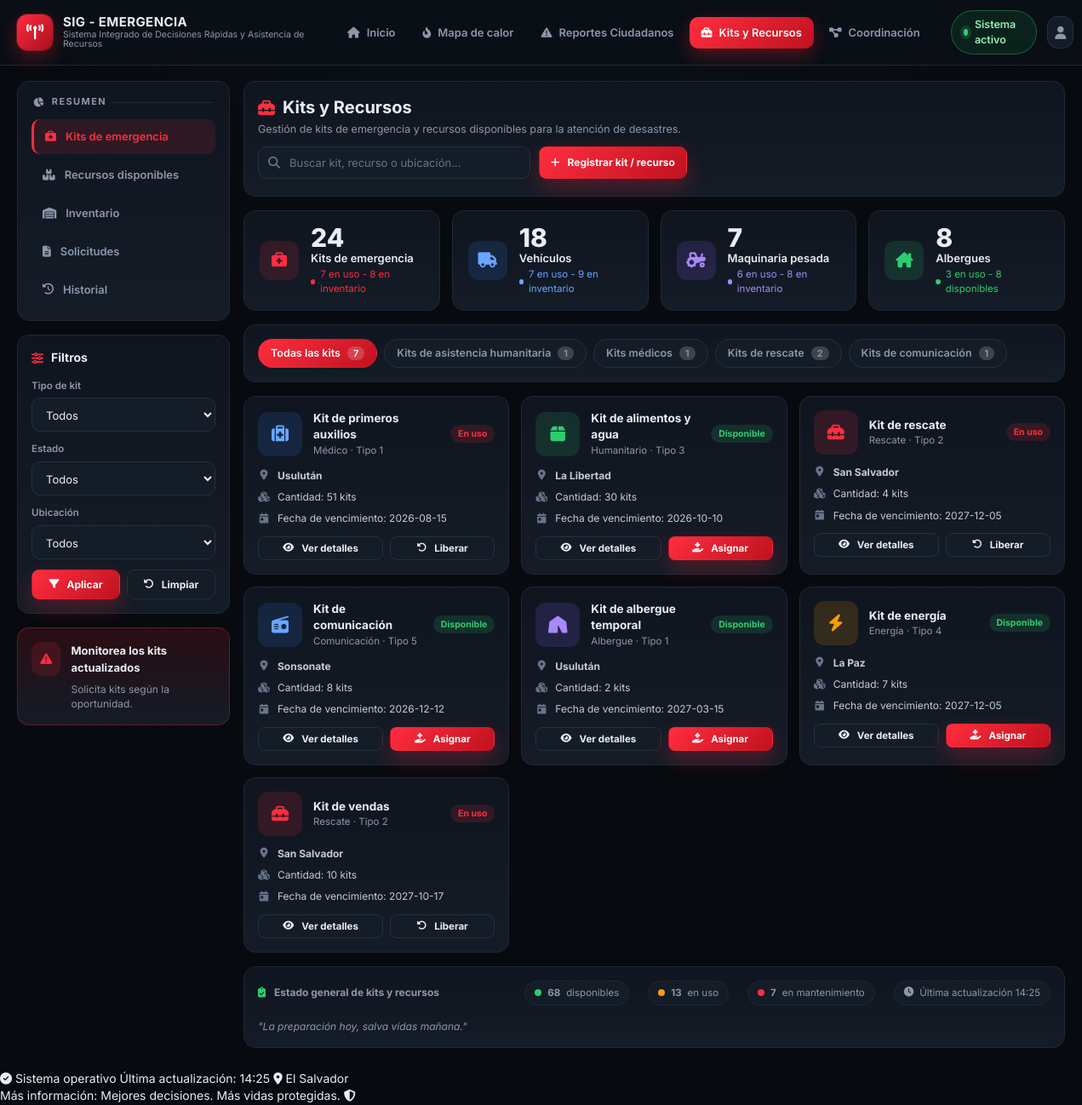
The app's page /recursos.php with its own data.
### tables this page shows
CREATE TABLE kits (
        id INTEGER PRIMARY KEY AUTOINCREMENT,
        nombre TEXT NOT NULL,
        categoria TEXT NOT NULL,
        tipo TEXT NOT NULL,
        estado TEXT NOT NULL,
        ubicacion TEXT NOT NULL,
        cantidad TEXT NOT NULL,
        vencimiento TEXT NOT NULL,
        icon TEXT NOT NULL,
        color TEXT NOT NULL DEFAULT 'blue'
    );

### includes/db.php (called while the page is built, shortened)
<?php
require_once __DIR__ . '/config.php';
function db() {
    static $pdo = null;
    if ($pdo === null) {
        $file = db_file();
        $pdo = new PDO('sqlite:' . $file);
        $pdo->setAttribute(PDO::ATTR_ERRMODE, PDO::ERRMODE_EXCEPTION);
        $pdo->setAttribute(PDO::ATTR_DEFAULT_FETCH_MODE, PDO::FETCH_ASSOC);
    }
    return $pdo;
}
function conteo_kits() {
    $pdo = db();
    $rows = $pdo->query("SELECT categoria, COUNT(*) AS n FROM kits GROUP BY categoria")->fetchAll();
    $out = ['total' => 0];
    foreach ($rows as $r) {
        $out[$r['categoria']] = (int) $r['n'];
        $out['total'] += (int) $r['n'];
    }
    return $out;
}

### includes/data.php (called while the page is built, shortened)
<?php
require_once __DIR__ . '/config.php';
$APP = [
    'nombre' => env('APP_NAME', 'SIG - EMERGENCIA'),
    'subtitulo' => env('APP_SUBTITLE', 'Sistema Integrado de Decisiones Rápidas y Asistencia de Recursos'),
    'ultima_actualizacion' => env('APP_UPDATED_AT', '14:25'),
    'pais' => env('APP_COUNTRY', 'El Salvador'),
];
try {
    require_once __DIR__ . '/db.php';
    $pdo = db();
    $KITS = $pdo->query("SELECT id, nombre AS n, categoria AS cat, tipo, estado AS disp, ubicacion AS loc, cantidad AS cant, vencimiento AS fecha, icon, color FROM kits ORDER BY id")->fetchAll();
} catch (Throwable $e) {
}

### includes/config.php (called while the page is built, shortened)
<?php
function project_root() {
    return dirname(__DIR__);
}
function env_load() {
    static $loaded = false;
    if ($loaded) {
        return;
    }
    $loaded = true;
    $file = project_root() . '/.env';
    foreach (file($file, FILE_IGNORE_NEW_LINES | FILE_SKIP_EMPTY_LINES) as $line) {
        $line = trim($line);
        if ($line === '' || $line[0] === '#') {
            continue;
        }
        $pos = strpos($line, '=');
        $key = trim(substr($line, 0, $pos));
        $val = trim(substr($line, $pos + 1));
        $len = strlen($val);
        if ($len >= 2 && $val[0] === '"' && $val[$len - 1] === '"') {
            $val = substr($val, 1, -1);
        } elseif ($len >= 2 && $val[0] === "'" && $val[$len - 1] === "'") {
            $val = substr($val, 1, -1);
        }
    }
}
function env($key, $default = null) {
    if (array_key_exists($key, $_ENV)) {
        return $_ENV[$key];
    }
    $v = getenv($key);
    return $v === false ? $default : $v;
}

### recursos.php (the view, shortened to what this page needs)
<?php
require_once __DIR__ . '/includes/data.php';
$f_tipo = $_GET['tipo'] ?? 'Todos';
$f_estado = $_GET['estado'] ?? 'Todos';
$f_ubi = $_GET['ubicacion'] ?? 'Todos';
$KITS_FILTRADOS = array_values(array_filter($KITS, function ($k) use ($f_tipo, $f_estado, $f_ubi) {
    if ($f_tipo !== 'Todos' && ($k['cat'] ?? '') !== $f_tipo) {
        return false;
    }
    if ($f_estado !== 'Todos' && ($k['disp'] ?? '') !== $f_estado) {
        return false;
    }
    if ($f_ubi !== 'Todos' && ($k['loc'] ?? '') !== $f_ubi) {
        return false;
    }
    return true;
}));
$resumen_kits = [
  ['valor' => '24', 'label' => 'Kits de emergencia', 'sub' => '7 en uso - 8 en inventario', 'icon' => 'fa-briefcase-medical', 'color' => 'red'],
  ['valor' => '18', 'label' => 'Vehículos',          'sub' => '7 en uso - 9 en inventario', 'icon' => 'fa-truck', 'color' => 'blue'],
  ['valor' => '7',  'label' => 'Maquinaria pesada',  'sub' => '6 en uso - 8 en inventario', 'icon' => 'fa-tractor', 'color' => 'purple'],
  ['valor' => '8',  'label' => 'Albergues',          'sub' => '3 en uso - 8 disponibles',    'icon' => 'fa-house-chimney', 'color' => 'green'],
];
try {
    $ck = conteo_kits();
} catch (Throwable $e) {
    $ck = ['total' => 0];
}
$kits_tabs = [
    ['label' => 'Todas las kits', 'cat' => 'todas', 'n' => $ck['total'] ?? 0],
    ['label' => 'Kits de asistencia humanitaria', 'cat' => 'Humanitario', 'n' => $ck['Humanitario'] ?? 0],
    ['label' => 'Kits médicos', 'cat' => 'Médico', 'n' => $ck['Médico'] ?? 0],
    ['label' => 'Kits de rescate', 'cat' => 'Rescate', 'n' => $ck['Rescate'] ?? 0],
    ['label' => 'Kits de comunicación', 'cat' => 'Comunicación', 'n' => $ck['Comunicación'] ?? 0],
];
require __DIR__ . '/includes/header.php';
function kit_badge($disp) {
    return ['Disponible' => 'disp', 'En uso' => 'uso', 'Mantenimiento' => 'revision'][$disp] ?? 'disp';
}
?>
<div class="grid" style="grid-template-columns:250px 1fr;">
  <aside class="stack">
    <div class="panel">
      <div class="section-label" style="margin-top:0"><i class="fa-solid fa-chart-pie"></i> Resumen</div>
      <div class="side-nav">
        <a class="is-active" href="recursos.php"><i class="fa-solid fa-briefcase-medical"></i> Kits de emergencia</a>
        <a href="recursos.php?estado=Disponible"><i class="fa-solid fa-boxes-stacked"></i> Recursos disponibles</a>
        <a href="recursos.php"><i class="fa-solid fa-warehouse"></i> Inventario</a>
        <a href="recursos.php?estado=En+uso"><i class="fa-solid fa-file-lines"></i> Solicitudes</a>
        <a href="recursos.php"><i class="fa-solid fa-clock-rotate-left"></i> Historial</a>
      </div>
    </div>
    <form class="panel" method="get" action="recursos.php">
      <div class="panel-head"><h3><i class="fa-solid fa-sliders"></i> Filtros</h3></div>
      <div class="field">
        <label for="fTipoKit">Tipo de kit</label>
        <select id="fTipoKit" name="tipo">
          <?php foreach (array_merge(['Todos'], ['Médico', 'Humanitario', 'Rescate', 'Comunicación', 'Albergue', 'Energía']) as $o): ?>
            <option <?= $f_tipo === $o ? 'selected' : '' ?>><?= htmlspecialchars($o) ?></option>
          <?php endforeach; ?>
        </select>
      </div>
      <div class="field">
        <label for="fEstadoKit">Estado</label>
        <select id="fEstadoKit" name="estado">
          <?php foreach (['Todos', 'Disponible', 'En uso', 'Mantenimiento'] as $o): ?>
            <option <?= $f_estado === $o ? 'selected' : '' ?>><?= htmlspecialchars($o) ?></option>
          <?php endforeach; ?>
        </select>
      </div>
      <div class="field">
        <label for="fUbiKit">Ubicación</label>
        <select id="fUbiKit" name="ubicacion">
          <option <?= $f_ubi === 'Todos' ? 'selected' : '' ?>>Todos</option>
        </select>
      </div>
      <div style="display:flex;gap:8px">
        <button class="btn btn-red btn-sm" type="submit" style="flex:1"><i class="fa-solid fa-filter"></i> Aplicar</button>
        <a class="btn btn-ghost btn-sm" href="recursos.php" style="flex:1"><i class="fa-solid fa-rotate-left"></i> Limpiar</a>
      </div>
    </form>
    <div class="panel" style="background:linear-gradient(180deg,rgba(226,31,46,.16),var(--panel-2));border-color:rgba(255,45,63,.3)">
      <div style="display:flex;gap:12px">
        <div class="ic red" style="width:40px;height:40px;border-radius:11px;display:grid;place-items:center"><i class="fa-solid fa-triangle-exclamation"></i></div>
        <div><strong style="font-size:13px">Monitorea los kits actualizados</strong>
        <p style="color:var(--muted);font-size:12px;margin:6px 0 0">Solicita kits según la oportunidad.</p></div>
      </div>
    </div>
  </aside>
  <div class="stack">
    <div class="panel">
      <div class="panel-head" style="margin-bottom:4px">
        <div>
          <h3 style="font-size:20px"><i class="fa-solid fa-toolbox"></i> Kits y Recursos</h3>
          <span style="color:var(--muted);font-size:12.5px">Gestión de kits de emergencia y recursos disponibles para la atención de desastres.</span>
        </div>
        <div style="display:flex;gap:10px">
          <div class="input-icon"><i class="fa-solid fa-magnifying-glass"></i><input type="text" data-search=".js-kit" placeholder="Buscar kit, recurso o ubicación..."></div>
          <a class="btn btn-red btn-sm" href="registrar_kit.php"><i class="fa-solid fa-plus"></i> Registrar kit / recurso</a>
        </div>
      </div>
    </div>
    <div class="grid stats" style="grid-template-columns:repeat(4,1fr)">
      <?php foreach ($resumen_kits as $s): ?>
        <div class="stat">
          <div class="ic <?= $s['color'] ?>"><i class="fa-solid <?= $s['icon'] ?>"></i></div>
          <div>
            <div class="val"><?= $s['valor'] ?></div>
            <div class="lbl"><?= $s['label'] ?></div>
            <div class="sub <?= $s['color'] ?>"><span class="d"></span> <?= $s['sub'] ?></div>
          </div>
        </div>
      <?php endforeach; ?>
    </div>
    <div class="panel">
      <div class="tabs" id="kitTabs">
        <?php $first = true; foreach ($kits_tabs as $t): ?>
          <button class="tab <?= $first ? 'is-active' : '' ?>" type="button" data-kcat="<?= htmlspecialchars($t['cat']) ?>"><?= htmlspecialchars($t['label']) ?> <span class="count"><?= (int)$t['n'] ?></span></button>
        <?php $first = false; endforeach; ?>
      </div>
    </div>
    <div class="kit-grid">
      <?php foreach ($KITS_FILTRADOS as $k): ?>
        <div class="kit js-kit" data-cat="<?= htmlspecialchars($k['cat']) ?>">
          <div class="top">
            <div class="ic <?= $k['color'] ?>"><i class="fa-solid <?= htmlspecialchars($k['icon']) ?>"></i></div>
            <div style="flex:1">
              <h4><?= htmlspecialchars($k['n']) ?></h4>
              <div class="cat"><?= htmlspecialchars($k['cat']) ?> · <?= htmlspecialchars($k['tipo']) ?></div>
            </div>
            <span class="badge <?= kit_badge($k['disp']) ?>"><?= htmlspecialchars($k['disp']) ?></span>
          </div>
          <div class="meta">
            <div><i class="fa-solid fa-location-dot"></i> <strong><?= htmlspecialchars($k['loc']) ?></strong></div>
            <div><i class="fa-solid fa-cubes"></i> <?= htmlspecialchars($k['cant']) ?></div>
            <div><i class="fa-solid fa-calendar-day"></i> <?= htmlspecialchars($k['fecha']) ?></div>
          </div>
          <div class="actions">
            <button class="btn btn-ghost btn-xs js-kit-detail" style="flex:1" type="button"
              data-kit="<?= htmlspecialchars(json_encode($k, JSON_HEX_TAG | JSON_HEX_APOS | JSON_HEX_QUOT), ENT_QUOTES) ?>">
              <i class="fa-solid fa-eye"></i> Ver detalles
            </button>
            <form method="post" action="recursos.php" style="flex:1;display:flex">
              <?php if ($k['disp'] === 'En uso'): ?>
                <button class="btn btn-ghost btn-xs" style="flex:1" type="submit"><i class="fa-solid fa-rotate-left"></i> Liberar</button>
              <?php else: ?>
                <button class="btn btn-red btn-xs" style="flex:1" type="submit"><i class="fa-solid fa-hand-holding-medical"></i> Asignar</button>
              <?php endif; ?>
            </form>
          </div>
        </div>
      <?php endforeach; ?>
    </div>
    <div class="panel" style="display:flex;align-items:center;justify-content:space-between;gap:16px;flex-wrap:wrap">
      <div class="meta-row"><i class="fa-solid fa-clipboard-check" style="color:var(--green-2)"></i> <strong>Estado general de kits y recursos</strong></div>
      <div style="display:flex;gap:22px;flex-wrap:wrap">
        <span class="chip"><span class="dot-g"></span> <b>68</b> disponibles</span>
        <span class="chip"><span style="width:8px;height:8px;border-radius:50%;background:var(--amber);display:inline-block"></span> <b>13</b> en uso</span>
        <span class="chip"><span style="width:8px;height:8px;border-radius:50%;background:var(--red-2);display:inline-block"></span> <b>7</b> en mantenimiento</span>
        <span class="chip"><i class="fa-solid fa-clock"></i> Última actualización <?= htmlspecialchars($APP['ultima_actualizacion']) ?></span>
      </div>
      <span style="color:var(--muted);font-size:12px;font-style:italic">"La preparación hoy, salva vidas mañana."</span>
    </div>
  </div>
</div>
<?php require __DIR__ . '/includes/footer.php'; ?>

### records on screen
kits: nombre "Kit de primeros auxilios", categoria "Médico", tipo "Tipo 1", estado "En uso", ubicacion "Usulután", cantidad "Cantidad: 51 kits", vencimiento "Fecha de vencimiento: 2026-08-15", shows "Liberar"
kits: nombre "Kit de alimentos y agua", categoria "Humanitario", tipo "Tipo 3", estado "Disponible", ubicacion "La Libertad", cantidad "Cantidad: 30 kits", vencimiento "Fecha de vencimiento: 2026-10-10", shows "Asignar"
kits: nombre "Kit de rescate", categoria "Rescate", tipo "Tipo 2", estado "En uso", ubicacion "San Salvador", cantidad "Cantidad: 4 kits", vencimiento "Fecha de vencimiento: 2027-12-05", shows "Liberar"
kits: nombre "Kit de comunicación", categoria "Comunicación", tipo "Tipo 5", estado "Disponible", ubicacion "Sonsonate", cantidad "Cantidad: 8 kits", vencimiento "Fecha de vencimiento: 2026-12-12", shows "Asignar"
kits: nombre "Kit de albergue temporal", categoria "Albergue", tipo "Tipo 1", estado "Disponible", ubicacion "Usulután", cantidad "Cantidad: 2 kits", vencimiento "Fecha de vencimiento: 2027-03-15", shows "Asignar"
kits: nombre "Kit de energía", categoria "Energía", tipo "Tipo 4", estado "Disponible", ubicacion "La Paz", cantidad "Cantidad: 7 kits", vencimiento "Fecha de vencimiento: 2027-12-05", shows "Asignar"
kits: nombre "Kit de vendas", categoria "Rescate", tipo "Tipo 2", estado "En uso", ubicacion "San Salvador", cantidad "Cantidad: 10 kits", vencimiento "Fecha de vencimiento: 2027-10-17", shows "Liberar"

### other values on screen
$APP['nombre'] "SIG - EMERGENCIA"
$APP['subtitulo'] "Sistema Integrado de Decisiones Rápidas y Asistencia de Recursos"
$item['label'] "Inicio"
$item['label'] "Mapa de calor"
$item['label'] "Reportes Ciudadanos"
$item['label'] "Kits y Recursos"
$item['label'] "Coordinación"
$s['valor'] "24"
$s['label'] "Kits de emergencia"
$s['sub'] "7 en uso - 8 en inventario"
$s['valor'] "18"
$s['label'] "Vehículos"
$s['sub'] "7 en uso - 9 en inventario"
$s['valor'] "7"
$s['label'] "Maquinaria pesada"
